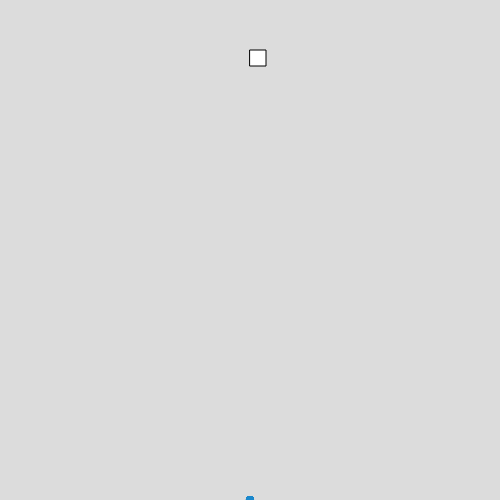
Frame 1 (no input)
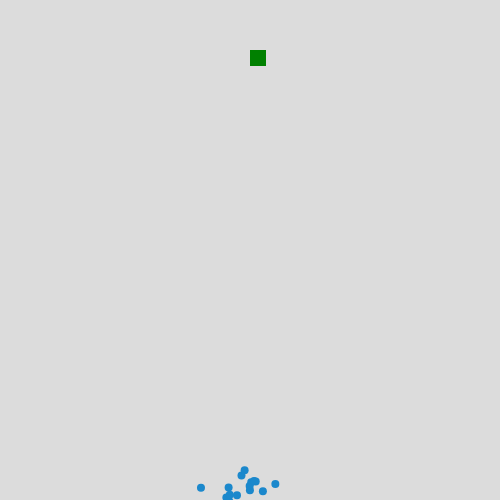
Frame 60 (no input)
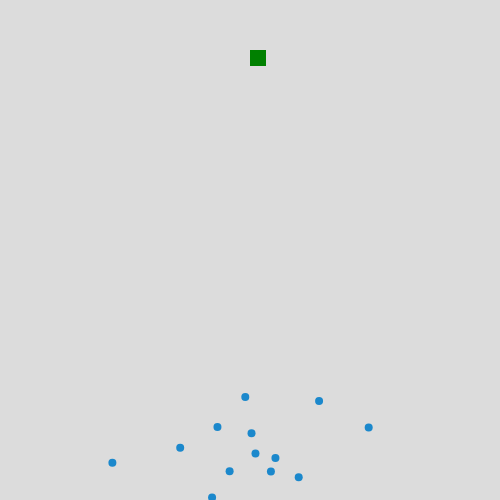
Frame 120 (the mouse pressed at the canvas centre since frame 60)

The p5.js sketch that drew these frames (run headless with seeded random() and noise() and a simulated clock; from frame 60 on, the mouse is pressed at the canvas centre):

// p5.js sketch
// ── sketch.js
//global variables
var population;
var lifespan = 400;
var count = 0;
var lifeInf;
var target;


function setup() {
  createCanvas(500,500);
  population = new Population();
  lifeInf = createP() //criar paragrafo
  target = createVector(width/2, 50);
}

function draw() {
  background(220);
  population.run();
  lifeInf.html(count);

  if (count == lifespan) { //sempre que chegar em 200 frames, vai reinciar
    count = 0;
    population = new Population();
  }

  count++;

  square(target.x, target.y, 16);
  noStroke();
  fill(color("green"));
}


function DNA() {
  this.genes = [];
  for (var i = 0; i < lifespan; i++) {
    this.genes[i] = p5.Vector.random2D();
    this.genes[i].setMag(0.1);
  }
}


function Population() {
  this.rockets = [];
  this.popsize = 25;

  for (var i = 0; i < this.popsize; i++) {
    this.rockets[i] = new Rocket();
  }

  this.evaluate = function() {
    for (var i = 0; i < this.popsize; i++) {
      
    }
  }


  this.run = function() {
    for (var i = 0; i < this.popsize; i++) {
      this.rockets[i].update();
      this.rockets[i].show();
    }
  }
}


function Rocket(){
  this.pos = createVector(width/2, height);
  this.vel = createVector();
  this.acc = createVector();
  this.dna = new DNA();

  this.applyForce = function(force) {
    this.acc.add(force); //adicionar para movimento
  }

  this.update = function() {
    this.applyForce(this.dna.genes[count]); 
    //array dna tem 200 mov, aqui vai pegar um e aplicar ao obj

    this.vel.add(this.acc);
    this.pos.add(this.vel);
    this.acc.mult(0);
  }

  this.show = function() {
    push();
    translate(this.pos.x, this.pos.y);
    noStroke();
    fill(color("#1B88CC"));
    circle(0,0,8);
    pop();
  }
}
// ── main.css
body {
    height: 100%;
    width: 100%;
    position: absolute;
    margin: 0px;
}
#canvas{
    height: 100%;
    width: 50%;
    background-color: aqua;
    position: absolute;

    margin-left: 50%;
    transform: translateX(-50%);
}
// ── myscript.js
var target;
var population;
var lifespan = 400;
var count = 0;
var maxforce = 0.2;
var lifeP, maxFitP;
var rx = 125;
var ry = 350;
var rw = 250;
var rh = 10;

//experiment
var deaths = 0;

function setup() {
    createCanvas(500,600);
    target = createVector(width/2, 40);
    population = new Population();
    lifeP = createP();
    maxFitP = createP();
}

function draw() {
    background(0);

    count++;
    lifeP.html(count);
    
    population.run();

    if (count == lifespan) {
        count = 0;
        population.evaluate();
        population.naturalSelection();
    }

    fill(color("green"));
    square(target.x, target.y, 20);
    fill(color("white"));
    rect(125, 350, 250, 10);
}

function Population() {
    this.rockets = [];
    this.popsize = 20;
    this.matingPool = [];

    for (var i = 0; i < this.popsize; i++) {
        this.rockets[i] = new Rocket();
    }

    this.evaluate = function(){
        this.matingPool = [];

        var maxFit = 0;
        for (var i = 0; i < this.popsize; i++) {
            this.rockets[i].calcFitness();
            if (this.rockets[i].fitness > maxFit) {
                maxFit = this.rockets[i].fitness;
                //maxfit será a maior fitness
            }
        }

        maxFitP.html(maxFit);

        for (var i = 0; i < this.popsize; i++) {
            this.rockets[i].fitness /= maxFit;
        }

        for (var i = 0; i < this.popsize; i++){
            var num = this.rockets[i].fitness * 100;
            for (var j = 0; j < num; j++){
                this.matingPool.push(this.rockets[i]);
            }
        }
    }

    this.naturalSelection = function() {
        var newpop = [];
        for (var i = 0; i<this.popsize; i++){
            var parentA = random(this.matingPool);
            var parentB = random(this.matingPool);
            var child = parentA.dna.crossover(parentB.dna);
            child.mutation();
            newpop[i] = new Rocket(child);
        }

        this.rockets = newpop; //careful
    }

    this.run = function() {
        for (var i = 0; i < this.popsize; i++) {
            this.rockets[i].updateMov();
            this.rockets[i].show();
        }
    }
}

function Rocket(dna) {
    this.pos = createVector(width/2, height);
    this.acc = createVector();
    this.vel = createVector();
    this.fitness = 0;
    this.completed = false;
    this.crashed = false;

    if (dna) {
        this.dna = dna;
    } else {
        this.dna = new DNA();
    }

    //movimento
    this.applyForce = function(force) {
        this.acc.add(force);
    }

    this.updateMov = function() {
        var distance = dist(this.pos.x, this.pos.y, target.x, target.y);
        if (distance < 25) {
            this.completed = true;
            this.pos = target.copy();
        }

        //crashed situations
        if (this.pos.x > rx && this.pos.x < rx + rw && this.pos.y > ry && this.pos.y < ry + rh){
            this.crashed = true;
            deaths += 1;
        }
        if (this.pos.x > width || this.pos.x < 0 || this.pos.y < 0 || this.pos.y > height){
            this.crashed = true;
            deaths += 1;
        }

        this.applyForce(this.dna.genes[count]);
        if (!this.completed && !this.crashed) {
            this.vel.add(this.acc);
            this.pos.add(this.vel);
            this.acc.mult(0);
        }

        //experiment
        if (deaths == popsize){
            count = lifespan;
        }
    }

    //genetic algorithm
    this.calcFitness = function(){
        var distance = dist(this.pos.x, this.pos.y, target.x, target.y);
        this.fitness = map(distance, 0, width, width, 0);

        if (this.completed){
            this.fitness *= 5;
        }
        if (this.crashed) {
            this.fitness *= 0.5;
        }
    }

    this.show = function() {
        push();
        translate(this.pos.x, this.pos.y);
        noStroke();
        fill(color("#1B88CC"));
        circle(0, 0, 10);
        pop();
    }
}

function DNA(genes){
    if (genes) {
        this.genes = genes;
    } else {
        this.genes = [];
        for (var i = 0; i < lifespan; i++){
            this.genes[i] = p5.Vector.random2D();
            this.genes[i].setMag(maxforce);
        }
    }

    this.crossover = function(partner) {
        var newgenes = [];
        var mid = floor(random(this.genes.length));

        for(var i = 0; i < this.genes.length; i++){
            if (i < mid){
                newgenes[i] = this.genes[i];
            } else {
                newgenes[i] = partner[i];
            }
        }

        return new DNA(newgenes); //careful
    }

    this.mutation = function() { //careful
        for (var i = 0; i < this.genes.length; i++){
            if (random(1) < 0.01){
                this.genes[i] = p5.Vector.random2D();
                this.genes[i].setMag(maxforce);
            }
        }
    }

}
// ── trying.js
var target;
var count = 0;
var lifespan = 250;
var population;
var lifeP, maxFitP, distP;

function setup() {
    createCanvas(500,600);
    target = createVector(width/2, 40);
    lifeP = createP();
    maxFitP = createP();
    population = new Population();
}

function draw() {
    background(0);
    population.run();

    count++;
    lifeP.html(count);

    if (count == lifespan){
        
        count = 0;
        population.evaluate();
        population.naturalSelection();
    }

    fill(color("green"));
    square(target.x, target.y, 20);
}


function Population(){
    this.rockets = [];
    this.popsize = 20;
    this.matingPool = [];
    
    for (var i = 0; i < this.popsize; i++){
        this.rockets[i] = new Rocket();
    }


    this.evaluate = function(){

        this.matingPool = [];

        //normalize fitness values
        var maxFit = 0;
        for (var i = 0; i < this.popsize; i++) {
            this.rockets[i].calcFitness();
            if (this.rockets[i].fitness > maxFit) {
                maxFit = this.rockets[i].fitness;
            }
        }

        maxFitP.html(maxFit);

        //createP(maxFit);
        //console.log(maxFit);

        for (var i = 0; i < this.popsize; i++) {
            this.rockets[i].fitness /= maxFit;
        }

        this.matingPool = []
        for (var i = 0; i < this.popsize; i++) {
            var n = this.rockets[i].fitness * 100;
            for (var j = 0; j < n; j++){
                this.matingPool.push(this.rockets[i]);
            }
        }
    }


    this.naturalSelection = function() {
        var newpop = [];
        for (var i = 0; i < this.rockets.length; i++){
            var parentA = random(this.matingPool);
            var parentB = random(this.matingPool);
            var child = parentA.dna.crossover(parentB.dna);
            child.mutation();
            newpop[i] = new Rocket(child);
        }

        this.rockets = newpop;
        
    }

    this.run = function() {
        for (var i = 0; i < this.popsize; i++){
            this.rockets[i].updateMov();
            this.rockets[i].show();
        }
    }
}

function Rocket(dna){
    this.pos = createVector(width/2, height);
    this.acc = createVector();
    this.vel = createVector();
    this.fitness = 0;
    this.completed = false;


    if (dna) {
        this.dna = dna;
    } else {
        this.dna = new DNA();
    }

    this.applyForce = function(force){
        this.acc.add(force);
    }


    this.updateMov = function(){
        var d = dist(this.pos.x, this.pos.y, target.x, target.y);
        if (d<10){
            this.completed = true;
            this.pos = target.copy();
        }

        this.applyForce(this.dna.genes[count]);

        if (this.completed === true){
            this.vel.add(this.acc);
            this.pos.add(this.vel);
            this.acc.mult(0);
        }
    }

    this.calcFitness = function(){
        var d = dist(this.pos.x, this.pos.y, target.x, target.y);
        this.fitness = map(d, 0, width, width, 0);
    }

    this.show = function() {
        push();
        translate(this.pos.x, this.pos.y);
        noStroke();
        fill(color("#1B88CC"));
        circle(0, 0, 10);
        pop();
    }
}

function DNA(genes){

    if (genes) {
        this.genes = genes;
    } else {
        this.genes = [];
        for (var i = 0; i < lifespan; i++){
            this.genes[i] = p5.Vector.random2D();
            this.genes[i].setMag(0.5);
        }
    }

    this.crossover = function(partner) {
        var newgenes = [];
        var mid = floor(random(this.genes.length));

        for (var i = 0; i < this.genes.length; i++){
            if (i>mid){
                newgenes[i] = this.genes[i];
            } else {
                newgenes[i] = partner[i];
            }
        }

        return new DNA(newgenes);
    }

    this.mutation = function() {
        for (var i = 0; i < this.genes.length; i++){
            if(random(1) < 0.01){
                this.genes[i] = p5.Vector.random2D();
                this.genes[i].setMag(0.5);
            }
        }
    }
}
